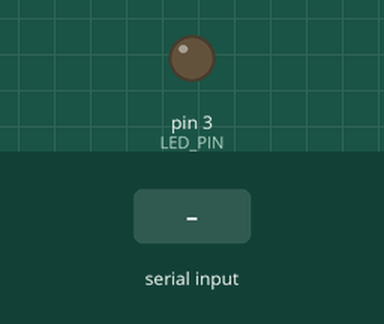
Simulated run of this sketch. Board: Arduino Uno, built with avr-gcc and run on an emulated ATmega328P. On the bench: output pins drawn as LEDs (lit = HIGH). The test bench sets the inputs (shaded band).

Above: at 1.2 s.
1.3 s: "on" received over Serial
At 2.7 s:
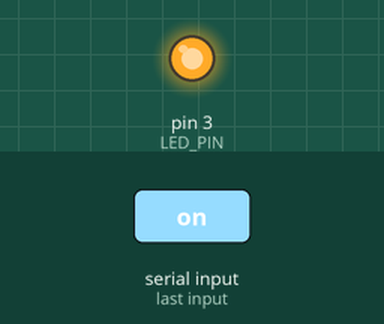
3.8 s: "off" received over Serial
At 5.8 s:
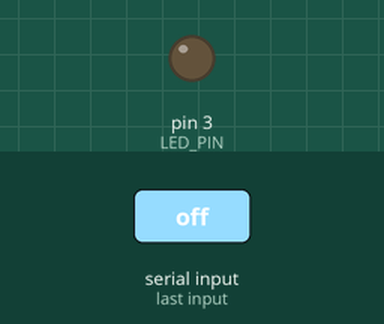
Timing chart, 0 to 7.3 s (numbered marks = the images above; inputs shaded):
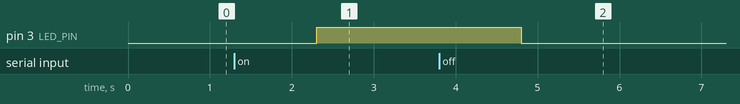

The sketch:

LED_Sreial_control.ino
```cpp
#define LED_PIN 3

void setup() {
  Serial.begin(9600);

  pinMode(LED_PIN, OUTPUT);
}


void loop() {
  String state;

  if (Serial.available()) {
    state = Serial.readString();
  }

  if (state == "on") {
    digitalWrite(LED_PIN, 1);
  } else if (state == "off") {
    digitalWrite(LED_PIN, 0);
  }
}
```

Measured:
- after the input at 1.3 s, pin 3 (LED_PIN): LOW → HIGH after 1.0 s
- after the input at 3.8 s, pin 3 (LED_PIN): HIGH → LOW after 1.0 s
